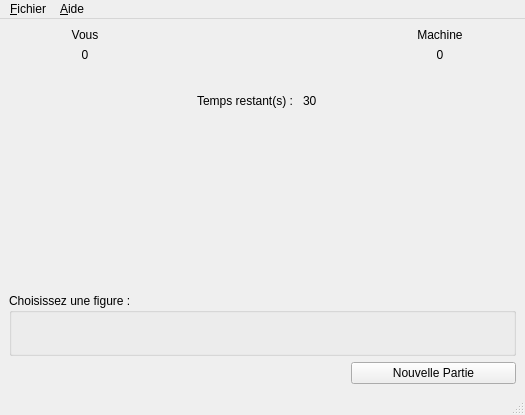
<?xml version="1.0" encoding="UTF-8"?>
<ui version="4.0">
 <class>ChifoumiVue</class>
 <widget class="QMainWindow" name="ChifoumiVue">
  <property name="geometry">
   <rect>
    <x>0</x>
    <y>0</y>
    <width>525</width>
    <height>415</height>
   </rect>
  </property>
  <property name="windowTitle">
   <string>ChifoumiVue</string>
  </property>
  <widget class="QWidget" name="centralwidget">
   <layout class="QGridLayout" name="gridLayout_3">
    <item row="0" column="0">
     <layout class="QGridLayout" name="gridLayout_2">
      <item row="1" column="1">
       <spacer name="verticalSpacer_2">
        <property name="orientation">
         <enum>Qt::Vertical</enum>
        </property>
        <property name="sizeHint" stdset="0">
         <size>
          <width>20</width>
          <height>40</height>
         </size>
        </property>
       </spacer>
      </item>
      <item row="2" column="0" colspan="3">
       <widget class="QGroupBox" name="groupBox">
        <property name="title">
         <string>Choisissez une figure :</string>
        </property>
        <layout class="QHBoxLayout" name="horizontalLayout_2">
         <item>
          <spacer name="horizontalSpacer_5">
           <property name="orientation">
            <enum>Qt::Horizontal</enum>
           </property>
           <property name="sizeHint" stdset="0">
            <size>
             <width>59</width>
             <height>17</height>
            </size>
           </property>
          </spacer>
         </item>
         <item>
          <widget class="QPushButton" name="bPierre">
           <property name="enabled">
            <bool>false</bool>
           </property>
           <property name="icon">
            <iconset resource="ressources.qrc">
             <normaloff>:/images/images/pierre_115.png</normaloff>:/images/images/pierre_115.png</iconset>
           </property>
           <property name="iconSize">
            <size>
             <width>70</width>
             <height>100</height>
            </size>
           </property>
           <property name="autoDefault">
            <bool>false</bool>
           </property>
           <property name="default">
            <bool>false</bool>
           </property>
           <property name="flat">
            <bool>true</bool>
           </property>
          </widget>
         </item>
         <item>
          <widget class="QPushButton" name="bPapier">
           <property name="enabled">
            <bool>false</bool>
           </property>
           <property name="text">
            <string/>
           </property>
           <property name="icon">
            <iconset resource="ressources.qrc">
             <normaloff>:/images/images/papier_115.png</normaloff>:/images/images/papier_115.png</iconset>
           </property>
           <property name="iconSize">
            <size>
             <width>70</width>
             <height>100</height>
            </size>
           </property>
           <property name="autoDefault">
            <bool>false</bool>
           </property>
           <property name="default">
            <bool>false</bool>
           </property>
           <property name="flat">
            <bool>true</bool>
           </property>
          </widget>
         </item>
         <item>
          <widget class="QPushButton" name="bCiseau">
           <property name="enabled">
            <bool>false</bool>
           </property>
           <property name="text">
            <string/>
           </property>
           <property name="icon">
            <iconset resource="ressources.qrc">
             <normaloff>:/images/images/ciseau_115.png</normaloff>:/images/images/ciseau_115.png</iconset>
           </property>
           <property name="iconSize">
            <size>
             <width>70</width>
             <height>100</height>
            </size>
           </property>
           <property name="autoDefault">
            <bool>false</bool>
           </property>
           <property name="default">
            <bool>false</bool>
           </property>
           <property name="flat">
            <bool>true</bool>
           </property>
          </widget>
         </item>
         <item>
          <spacer name="horizontalSpacer_6">
           <property name="orientation">
            <enum>Qt::Horizontal</enum>
           </property>
           <property name="sizeHint" stdset="0">
            <size>
             <width>59</width>
             <height>17</height>
            </size>
           </property>
          </spacer>
         </item>
        </layout>
       </widget>
      </item>
      <item row="0" column="0" colspan="3">
       <layout class="QGridLayout" name="gridLayout">
        <item row="1" column="5">
         <widget class="QLabel" name="labelScoreM">
          <property name="text">
           <string>0</string>
          </property>
          <property name="alignment">
           <set>Qt::AlignCenter</set>
          </property>
         </widget>
        </item>
        <item row="2" column="6">
         <spacer name="horizontalSpacer_8">
          <property name="orientation">
           <enum>Qt::Horizontal</enum>
          </property>
          <property name="sizeType">
           <enum>QSizePolicy::Minimum</enum>
          </property>
          <property name="sizeHint" stdset="0">
           <size>
            <width>10</width>
            <height>10</height>
           </size>
          </property>
         </spacer>
        </item>
        <item row="2" column="2">
         <spacer name="horizontalSpacer">
          <property name="orientation">
           <enum>Qt::Horizontal</enum>
          </property>
          <property name="sizeType">
           <enum>QSizePolicy::Minimum</enum>
          </property>
          <property name="sizeHint" stdset="0">
           <size>
            <width>40</width>
            <height>20</height>
           </size>
          </property>
         </spacer>
        </item>
        <item row="0" column="1">
         <widget class="QLabel" name="labelJoueur">
          <property name="text">
           <string>Vous</string>
          </property>
          <property name="alignment">
           <set>Qt::AlignCenter</set>
          </property>
         </widget>
        </item>
        <item row="2" column="0">
         <spacer name="horizontalSpacer_7">
          <property name="orientation">
           <enum>Qt::Horizontal</enum>
          </property>
          <property name="sizeType">
           <enum>QSizePolicy::Minimum</enum>
          </property>
          <property name="sizeHint" stdset="0">
           <size>
            <width>10</width>
            <height>10</height>
           </size>
          </property>
         </spacer>
        </item>
        <item row="2" column="4">
         <spacer name="horizontalSpacer_2">
          <property name="orientation">
           <enum>Qt::Horizontal</enum>
          </property>
          <property name="sizeType">
           <enum>QSizePolicy::Minimum</enum>
          </property>
          <property name="sizeHint" stdset="0">
           <size>
            <width>40</width>
            <height>20</height>
           </size>
          </property>
         </spacer>
        </item>
        <item row="2" column="3">
         <widget class="QLabel" name="figureVersus">
          <property name="text">
           <string/>
          </property>
          <property name="pixmap">
           <pixmap resource="ressources.qrc">:/images/images/versus_70.png</pixmap>
          </property>
          <property name="alignment">
           <set>Qt::AlignCenter</set>
          </property>
         </widget>
        </item>
        <item row="2" column="1">
         <widget class="QLabel" name="figureJoueur">
          <property name="text">
           <string/>
          </property>
          <property name="pixmap">
           <pixmap resource="ressources.qrc">:/images/images/rien.gif</pixmap>
          </property>
          <property name="alignment">
           <set>Qt::AlignCenter</set>
          </property>
         </widget>
        </item>
        <item row="0" column="5">
         <widget class="QLabel" name="labelMachine">
          <property name="text">
           <string>Machine</string>
          </property>
          <property name="alignment">
           <set>Qt::AlignCenter</set>
          </property>
         </widget>
        </item>
        <item row="2" column="5">
         <widget class="QLabel" name="figureMachine">
          <property name="text">
           <string/>
          </property>
          <property name="pixmap">
           <pixmap resource="ressources.qrc">:/images/images/rien.gif</pixmap>
          </property>
          <property name="alignment">
           <set>Qt::AlignCenter</set>
          </property>
         </widget>
        </item>
        <item row="1" column="1">
         <widget class="QLabel" name="labelScoreJ">
          <property name="text">
           <string>0</string>
          </property>
          <property name="alignment">
           <set>Qt::AlignCenter</set>
          </property>
         </widget>
        </item>
        <item row="3" column="3">
         <layout class="QHBoxLayout" name="horizontalLayout">
          <item>
           <widget class="QLabel" name="labelT">
            <property name="text">
             <string>Temps restant(s) : </string>
            </property>
           </widget>
          </item>
          <item>
           <widget class="QLabel" name="labelTemps">
            <property name="text">
             <string>30</string>
            </property>
           </widget>
          </item>
         </layout>
        </item>
       </layout>
      </item>
      <item row="3" column="2">
       <widget class="QPushButton" name="bNouvellePartie">
        <property name="text">
         <string>Nouvelle Partie</string>
        </property>
       </widget>
      </item>
     </layout>
    </item>
   </layout>
  </widget>
  <widget class="QMenuBar" name="menubar">
   <property name="geometry">
    <rect>
     <x>0</x>
     <y>0</y>
     <width>525</width>
     <height>21</height>
    </rect>
   </property>
   <widget class="QMenu" name="menu_Fichier">
    <property name="title">
     <string>&amp;Fichier</string>
    </property>
    <addaction name="action_Quitter"/>
   </widget>
   <widget class="QMenu" name="menu_Aide">
    <property name="title">
     <string>&amp;Aide</string>
    </property>
    <addaction name="actionA_propos_de"/>
   </widget>
   <addaction name="menu_Fichier"/>
   <addaction name="menu_Aide"/>
  </widget>
  <widget class="QStatusBar" name="statusbar"/>
  <action name="action_Quitter">
   <property name="text">
    <string>&amp;Quitter</string>
   </property>
   <property name="shortcut">
    <string>Alt+F3</string>
   </property>
  </action>
  <action name="actionA_propos_de">
   <property name="text">
    <string>A propos de ....</string>
   </property>
   <property name="shortcut">
    <string>F1</string>
   </property>
  </action>
 </widget>
 <resources>
  <include location="ressources.qrc"/>
 </resources>
 <connections/>
</ui>
